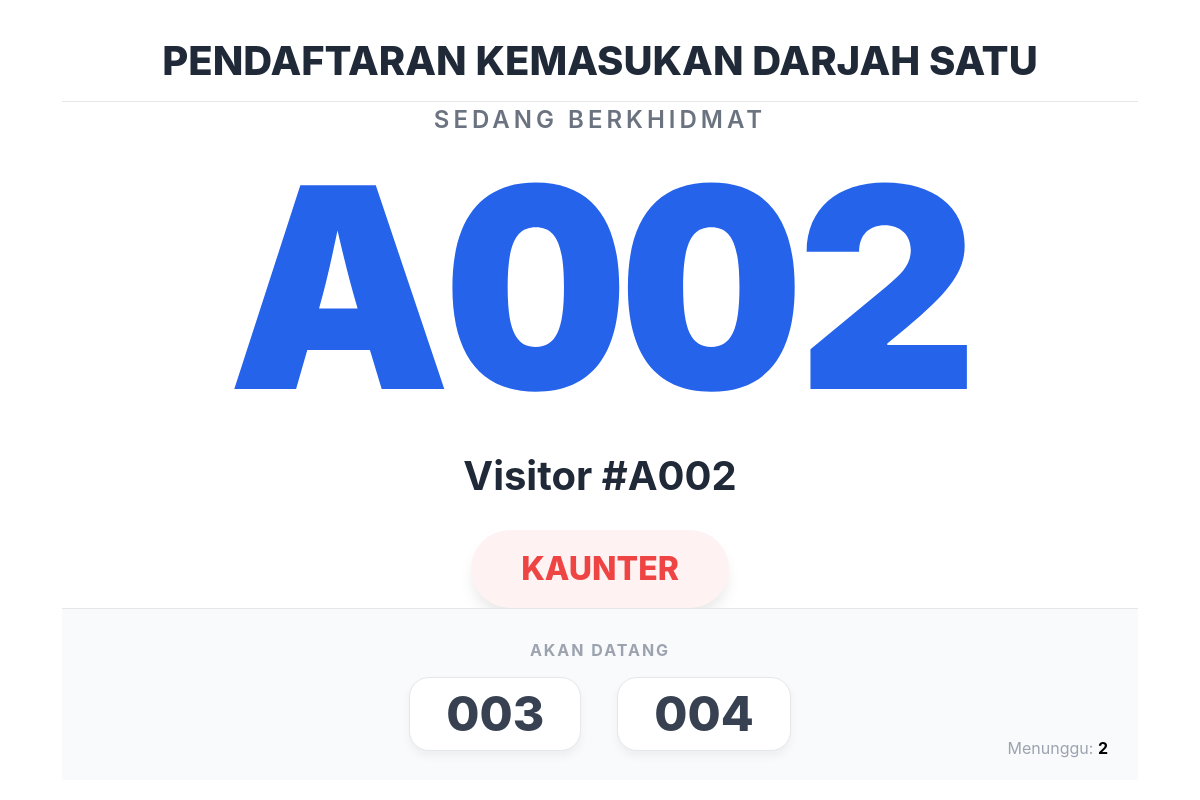
The app's page /q/pendaftaran-kemasukan-darjah-satu-1/display/, older data.
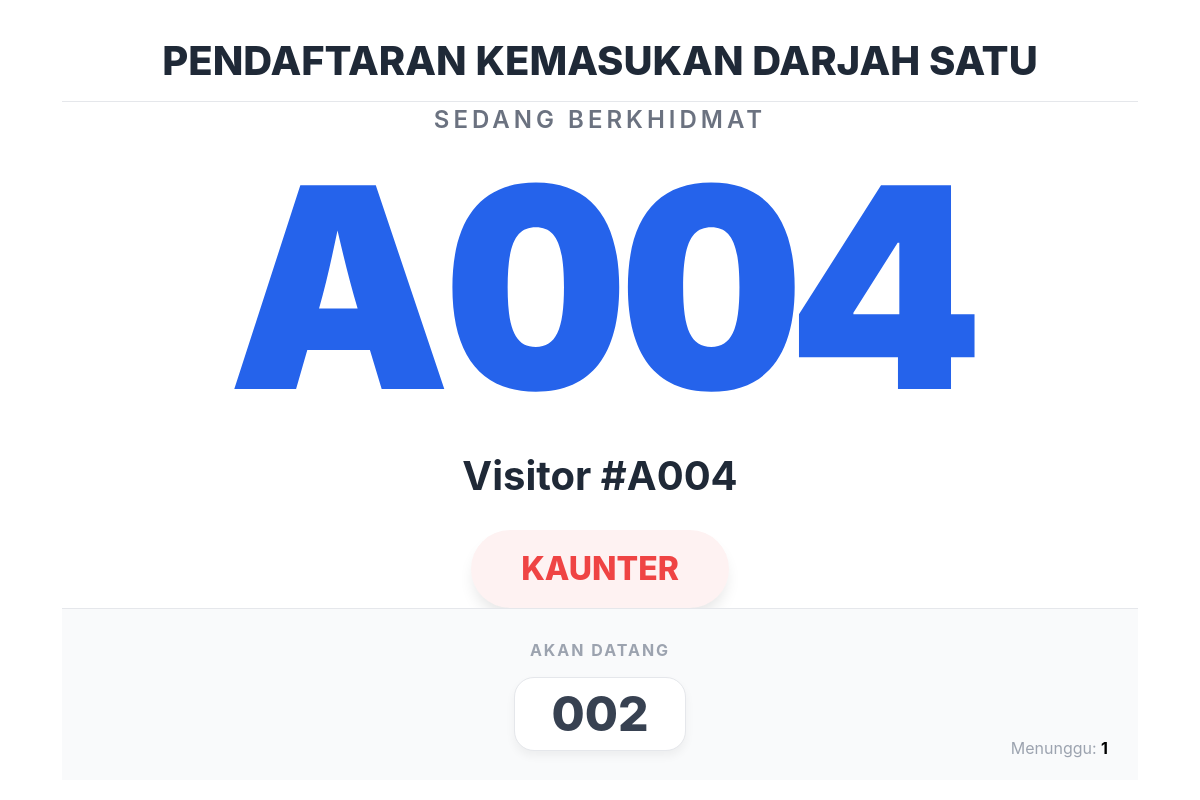
The same page, newer data.
### queues/models.py (models this page shows, shortened)
class Visitor(models.Model):
    queue = models.ForeignKey(Queue, on_delete=models.CASCADE, related_name='visitors')
    name = models.CharField(max_length=100)
    number = models.IntegerField() # Nombor giliran (101, 102...)
    joined_at = models.DateTimeField(auto_now_add=True)
    served_at = models.DateTimeField(null=True, blank=True)
    STATUS_CHOICES = [
        ('WAITING', 'Waiting'),
        ('SERVING', 'Serving'),
        ('COMPLETED', 'Completed'),
    ]
    status = models.CharField(max_length=20, choices=STATUS_CHOICES, default='WAITING')
    is_returned = models.BooleanField(default=False)
    is_invited = models.BooleanField(default=False)
    SERVICE_CHOICES = [
        ('A', 'Pendaftaran'),
        ('B', 'Pembayaran'),
        ('C', 'Pertanyaan'),
    ]
    service_type = models.CharField(max_length=1, choices=SERVICE_CHOICES, default='A')
    @property
    def ticket_number(self):
        return f"{self.service_type}{self.number:03d}"

### queues/views.py (the view)
# urls.py: path('q/<slug:slug>/display/', views.status_display, name='status_display'),
def status_display(request, slug):
    queue = get_object_or_404(Queue, slug=slug)
    current_serving = Visitor.objects.filter(queue=queue, status='SERVING').first()
    waiting_visitors = Visitor.objects.filter(queue=queue, status='WAITING').order_by('is_returned', 'id')
    waiting_count = waiting_visitors.count()
    next_visitors = [f"{v.number:03d}" for v in waiting_visitors[:3]]
    return render(request, 'queues/display.html', {
        'queue': queue,
        'current_serving': current_serving,
        'waiting_count': waiting_count,
        'next_visitors': next_visitors
    })

### queues/templates/queues/display.html (shortened to what this page needs)
{% extends 'base.html' %}
{% block content %}
<div class="display-container">
    <div class="queue-header">
        <div class="queue-title">{{ queue.name }}</div>
    </div>
    <div id="active-container" class="active-section">
        <div class="label-current">Sedang Berkhidmat</div>
        <div id="number-text" class="big-number">
            {% if current_serving %}
                {{ current_serving.ticket_number }}
            {% else %}
                ---
            {% endif %}
        </div>
        <div id="name-text" class="visitor-name">
            {{ current_serving.name|default:"" }}
        </div>
        <div id="counter-text" class="counter-display" style="{% if not current_serving %}display: none;{% endif %}">
            {{ current_serving.served_by|default:"KAUNTER" }}
        </div>
    </div>
    <div class="footer-section">
        <div class="next-label">Akan Datang</div>
        <div id="next-list-container" class="next-list">
            {% if next_visitors %}
                {% for ticket in next_visitors %}
                    <div class="next-card"><span class="next-number">{{ ticket }}</span></div>
                {% endfor %}
            {% else %}
                <div class="next-card"><span class="next-number">-</span></div>
                <div class="next-card"><span class="next-number">-</span></div>
                <div class="next-card"><span class="next-number">-</span></div>
            {% endif %}
        </div>
        <div class="waiting-info">
            Menunggu: <strong id="total-waiting" style="color:#000">{{ waiting_count|default:"0" }}</strong>
        </div>
    </div>
</div>
{% endblock %}

Row changes from the older to the newer data that the page shows:
no longer on this page (row edited): Visitor: ticket_number "A002", name "Visitor #A002"
now on this page (row edited): Visitor: ticket_number "A004", name "Visitor #A004"
Text that changed along with them:
{{ waiting_count|default:"0" }}: "2" → "1"
new list line: "002"
list line gone: "003"
list line gone: "004"
